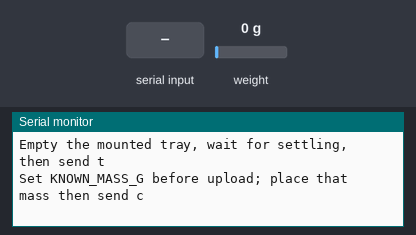
Bench run of a sketch on a simulated Arduino Uno, built with avr-gcc and run on an emulated ATmega328P. On the bench: the last lines printed to the serial monitor. Inputs (shaded band) come from the test bench; at power-on: weight on the scale 0 g.

Above: at 1.2 s.
1.3 s: "t" received over Serial
At 3.6 s:
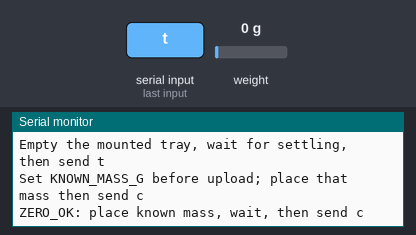
4.0 s: "c" received over Serial
At 4.8 s:
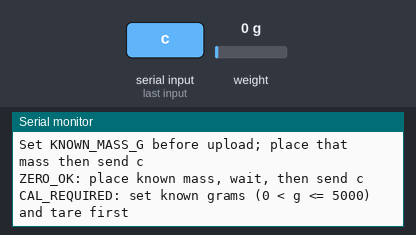

Measured:
- after the input at 1.3 s, the serial monitor: prints a new line after 1.2 s (image 1)
- after the input at 4.0 s, the serial monitor: prints a new line at once (image 2)

The sketch:

sketch.ino
```cpp
#include <HX711.h>
#include <math.h>

const byte DOUT_PIN = 3;
const byte SCK_PIN = 2;
// Set this to the actual known mass in grams before uploading; 0 disables calibration.
const float KNOWN_MASS_G = 0.0f;
const byte SAMPLES = 10;
HX711 scale;
long zeroRaw = 0;
float countsPerGram = 0;
bool zeroed = false;
bool calibrated = false;

bool averageRaw(long &value) {
  long sum = 0;
  for (byte i = 0; i < SAMPLES; ++i) {
    if (!scale.wait_ready_timeout(1000, 1)) {
      Serial.println(F("HX711_TIMEOUT: check wiring with USB disconnected"));
      return false;
    }
    long sample = scale.read();
    if (sample <= -8388608L || sample >= 8388607L) {
      Serial.println(F("ADC_SATURATED: check load and wiring"));
      return false;
    }
    sum += sample;
  }
  value = sum / SAMPLES;
  return true;
}

void setup() {
  Serial.begin(115200);
  scale.begin(DOUT_PIN, SCK_PIN, 128);
  Serial.println(F("Empty the mounted tray, wait for settling, then send t"));
  Serial.println(F("Set KNOWN_MASS_G before upload; place that mass then send c"));
}

void loop() {
  if (Serial.available()) {
    char command = Serial.read();
    if (command == 't') {
      zeroed = calibrated = false;
      if (averageRaw(zeroRaw)) {
        zeroed = true;
        Serial.println(F("ZERO_OK: place known mass, wait, then send c"));
      }
    } else if (command == 'c') {
      calibrated = false;
      if (!zeroed || !isfinite(KNOWN_MASS_G) ||
          KNOWN_MASS_G <= 0 || KNOWN_MASS_G > 5000) {
        Serial.println(F("CAL_REQUIRED: set known grams (0 < g <= 5000) and tare first"));
      } else {
        long raw;
        if (averageRaw(raw)) {
          countsPerGram = (raw - zeroRaw) / KNOWN_MASS_G;
          if (isfinite(countsPerGram) && countsPerGram != 0) {
            calibrated = true;
            Serial.print(F("CAL_OK counts_per_g="));
            Serial.println(countsPerGram, 6);
          } else {
            Serial.println(F("CAL_FAILED: no usable change; check mounting and known mass"));
          }
        }
      }
    }
  }
  if (calibrated) {
    long raw;
    if (averageRaw(raw)) {
      float massG = (raw - zeroRaw) / countsPerGram;
      if (fabs(massG) > 5000) Serial.println(F("OUT_OF_RANGE: remove load"));
      else {
        Serial.print(F("mass_g="));
        Serial.println(massG, 1);
      }
    }
  }
  delay(250);
}
```
